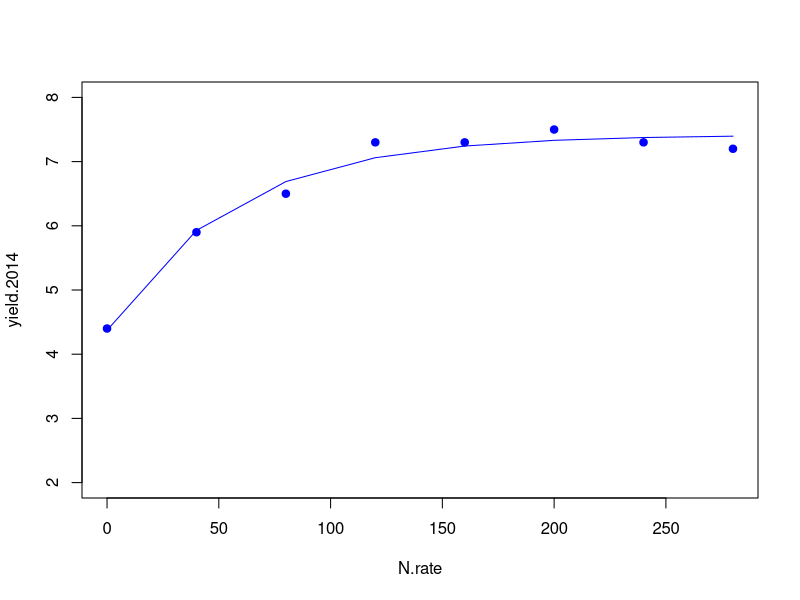

This chart was generated by the following R code:

# Nitrogen and yield "data" pulled from Millar et al. figure
N.rate <- c(0, 40, 80, 120, 160, 200, 240, 280)
yield.2014 <- c(4.4, 5.9, 6.5, 7.3, 7.3, 7.5, 7.3, 7.2)
#yield.2013 <- c(2.5, 3.8, 5.0, 5.8, 5.8, 6.2, 5.8, 6.0)

# scatterplot version of that plot
plot(N.rate, yield.2014, ylim = c(2,8), type = 'p', col = 'blue', cex = 1, pch = 19)
#points(N.rate, yield.2013,  col = 'red', cex = 1, pch = 19)

# Jarad's variogram function
curve <- function(par){
  a <- par[1]; b<- par[2]; c<- par[3]
  return(a+b*(1-exp(-c*N.rate)))
} 

# sum of squared residuals using variogram function for each year
sum.sqr.resids.14 <- function(par) sum((yield.2014-curve(par))^2)
#sum.sqr.resids.13 <- function(par) sum((yield.2013-curve(par))^2)

# finding the curves that minimize sums of squared residuals, and plotting the curves
o.14 <- optim(c(1,1,1),sum.sqr.resids.14)
o.14$convergence # check that this is 0

# o.13 <- optim(c(1,1,1),sum.sqr.resids.13)
# o.13$convergence # check that this is 0

# plotting the curves 
lines(N.rate, curve(o.14$par), col = 'blue')
#lines(N.rate, curve(o.13$par), col = 'red')

yield<-function(N.rate){
  a <- o.14$par[1]; b<- o.14$par[2]; c<- o.14$par[3]
  return( a+b*(1-exp(-c*N.rate)) )
}

yield_proportion<-function(N.rate){
  a <- o.14$par[1]; b<- o.14$par[2]
  return( yield(N.rate)/(a+b) ) 
}
